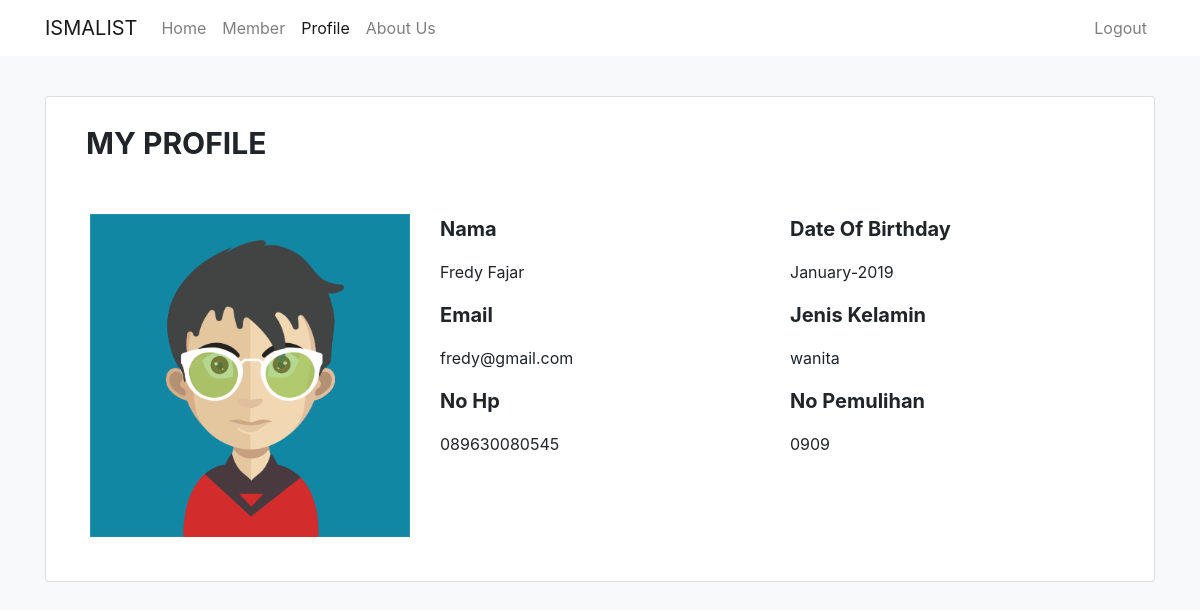
Screenshot of /home/profile.php (signed in) with the database file from the repository.
### tables this page shows
CREATE TABLE `user` (
  `id` int(11) NOT NULL,
  `nama` varchar(256) NOT NULL,
  `email` varchar(256) NOT NULL,
  `password` varchar(256) NOT NULL,
  `no_hp` varchar(256) NOT NULL,
  `date` varchar(256) NOT NULL,
  `gender` varchar(256) NOT NULL,
  `no_pemulihan` varchar(256) NOT NULL
);

### public/config/config.php (called while the page is built, shortened)
<?php
	$conn = mysqli_connect("localhost","root","","php_ajax");
	function query($query){
		global $conn;
		$result = mysqli_query($conn,$query);
		$rows = [];
		while ( $row = mysqli_fetch_assoc($result)) {
			$rows[] =$row;
		}
		return $rows;
	}

### public/home/profile.php (the view, shortened to what this page needs)
<?php
  require "../config/config.php";
 ?>
<!doctype html>
<html lang="en">
  <head>
    <link rel="stylesheet" href="https://use.fontawesome.com/releases/v5.8.1/css/all.css">
    <link rel="stylesheet" href="../../resource/assets/css/bootstrap.min.css">
  </head>
  <body>
    <nav class="navbar navbar-expand-lg navbar-light bg-white fixed-top">
      <div class="container">
        <a class="navbar-brand" href="index.php">ISMALIST</a>
        <div class="collapse navbar-collapse" id="navbarSupportedContent">
          <ul class="navbar-nav mr-auto">
            <li class="nav-item">
              <a class="nav-link" href="index.php">Home <span class="sr-only">(current)</span></a>
            </li>
            <li class="nav-item">
              <a class="nav-link" href="member.php">Member</a>
            </li>
            <li class="nav-item active">
              <a class="nav-link" href="profile.php">Profile</a>
            </li>
            <li class="nav-item">
              <a class="nav-link" href="team.php">About Us</a>
            </li>
          </ul>
          <ul class="navbar-nav ml-auto">
            <li class="nav-item">
              <a class="nav-link" href="../logout.php">Logout</a>
            </li>
          </ul>
        </div>
      </div>
    </nav>
    <br><br>
    <section id="content" class="content mt-5">
      <div class="container">
        <div class="card p-4">
          <div class="card-title ml-3">
            <p style="font-weight:bold; font-size: 30px;">MY PROFILE</p>
          </div>
          <div class="card-body">
            <div class="row">
              <div class="col-sm-4">
                <img src="../../resource/assets/img/avatar/2.png" class="w-100" alt="Photo">
              </div>
              <?php	$id = $_SESSION["id"]; ?>
              <?php $bio = query("SELECT * FROM user WHERE id = '$id' "); ?>
              <?php foreach ($bio as $row): ?>
              <div class="col-sm-4">
                <p style="font-weight:bold; font-size: 20px;">Nama </p><p></p>
                <p><?= $row['nama']; ?></p>
                <p style="font-weight:bold; font-size: 20px;">Email </p><p></p>
                <p><?= $row['email']; ?></p>
                <p style="font-weight:bold; font-size: 20px;">No Hp </p><p></p>
                <p><?= $row['no_hp']; ?></p>
              </div>
              <div class="col-sm-4">
                <p style="font-weight:bold; font-size: 20px;">Date Of Birthday </p><p></p>
                <p><?= $row['date']; ?></p>
                <p style="font-weight:bold; font-size: 20px;">Jenis Kelamin </p><p></p>
                <p><?= $row['gender']; ?></p>
                <p style="font-weight:bold; font-size: 20px;">No Pemulihan </p><p></p>
                <p><?= $row['no_pemulihan']; ?></p>
              </div>
              <?php endforeach; ?>
            </div>
          </div>
        </div>
      </div>
    </section>
  </body>
</html>

### public/home/profile.php (style rules this page uses)
body { background-color: #f8f9fa; }

### rows the page displays
user: nama "Fredy Fajar", email "fredy@gmail.com", no_hp "089630080545", date "January-2019", gender "wanita", no_pemulihan "0909"
